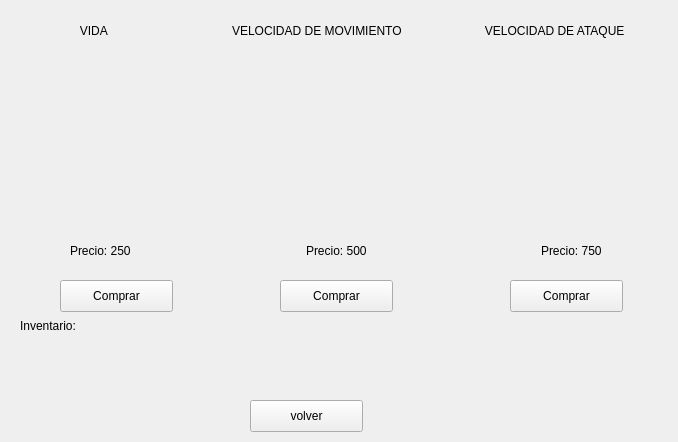
<?xml version="1.0" encoding="UTF-8"?>
<ui version="4.0">
 <class>Form</class>
 <widget class="QWidget" name="Form">
  <property name="geometry">
   <rect>
    <x>0</x>
    <y>0</y>
    <width>678</width>
    <height>442</height>
   </rect>
  </property>
  <property name="windowTitle">
   <string>Form</string>
  </property>
  <widget class="QPushButton" name="volver">
   <property name="geometry">
    <rect>
     <x>250</x>
     <y>400</y>
     <width>113</width>
     <height>32</height>
    </rect>
   </property>
   <property name="text">
    <string>volver</string>
   </property>
  </widget>
  <widget class="QWidget" name="horizontalLayoutWidget">
   <property name="geometry">
    <rect>
     <x>80</x>
     <y>40</y>
     <width>674</width>
     <height>180</height>
    </rect>
   </property>
   <layout class="QHBoxLayout" name="horizontalLayout">
    <item>
     <widget class="QLabel" name="label">
      <property name="text">
       <string/>
      </property>
      <property name="pixmap">
       <pixmap>../images/vida.png</pixmap>
      </property>
     </widget>
    </item>
    <item>
     <widget class="QLabel" name="label_2">
      <property name="text">
       <string/>
      </property>
      <property name="pixmap">
       <pixmap>../images/velocidad.png</pixmap>
      </property>
     </widget>
    </item>
    <item>
     <widget class="QLabel" name="label_3">
      <property name="text">
       <string/>
      </property>
      <property name="pixmap">
       <pixmap>../images/ataque.png</pixmap>
      </property>
     </widget>
    </item>
   </layout>
  </widget>
  <widget class="QWidget" name="horizontalLayoutWidget_2">
   <property name="geometry">
    <rect>
     <x>10</x>
     <y>10</y>
     <width>661</width>
     <height>41</height>
    </rect>
   </property>
   <layout class="QHBoxLayout" name="horizontalLayout_2">
    <item>
     <widget class="QLabel" name="label_4">
      <property name="text">
       <string>                     VIDA</string>
      </property>
     </widget>
    </item>
    <item>
     <widget class="QLabel" name="label_5">
      <property name="text">
       <string>VELOCIDAD DE MOVIMIENTO</string>
      </property>
     </widget>
    </item>
    <item>
     <widget class="QLabel" name="label_6">
      <property name="text">
       <string>         VELOCIDAD DE ATAQUE</string>
      </property>
     </widget>
    </item>
   </layout>
  </widget>
  <widget class="QWidget" name="horizontalLayoutWidget_3">
   <property name="geometry">
    <rect>
     <x>70</x>
     <y>220</y>
     <width>701</width>
     <height>61</height>
    </rect>
   </property>
   <layout class="QHBoxLayout" name="horizontalLayout_3">
    <item>
     <widget class="QLabel" name="p_v">
      <property name="text">
       <string>Precio: 250</string>
      </property>
     </widget>
    </item>
    <item>
     <widget class="QLabel" name="p_m">
      <property name="text">
       <string>Precio: 500</string>
      </property>
     </widget>
    </item>
    <item>
     <widget class="QLabel" name="p_a">
      <property name="text">
       <string>Precio: 750 </string>
      </property>
     </widget>
    </item>
   </layout>
  </widget>
  <widget class="QPushButton" name="compra_m">
   <property name="geometry">
    <rect>
     <x>280</x>
     <y>280</y>
     <width>113</width>
     <height>32</height>
    </rect>
   </property>
   <property name="text">
    <string>Comprar</string>
   </property>
  </widget>
  <widget class="QPushButton" name="compra_a">
   <property name="geometry">
    <rect>
     <x>510</x>
     <y>280</y>
     <width>113</width>
     <height>32</height>
    </rect>
   </property>
   <property name="text">
    <string>Comprar</string>
   </property>
  </widget>
  <widget class="QPushButton" name="compra_v">
   <property name="geometry">
    <rect>
     <x>60</x>
     <y>280</y>
     <width>113</width>
     <height>32</height>
    </rect>
   </property>
   <property name="text">
    <string>Comprar</string>
   </property>
  </widget>
  <widget class="QLabel" name="label_7">
   <property name="geometry">
    <rect>
     <x>20</x>
     <y>310</y>
     <width>71</width>
     <height>31</height>
    </rect>
   </property>
   <property name="text">
    <string>Inventario:</string>
   </property>
  </widget>
 </widget>
 <resources/>
 <connections/>
</ui>
